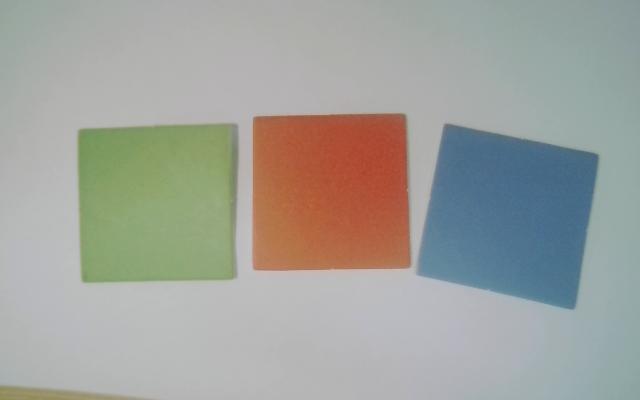
#> input picture 图像的基本操作/exp_images/Tricolor.jpg, 1280 x 800 px, given in place of the camera (shown at 1/2 size)
$ jupyter execute Untitled.ipynb
#> lines starting #> are read from the running program, lines starting #| are printed output that depends on the picture; after the words box and inside, x2 and y2 are one past the last pixel; in counts of white or black regions, pixels touching at a corner belong together
[cell 1]
import cv2 as cv
import numpy as np

cap = cv.VideoCapture(1)
while True:
    # 读取图像
    ret,frame = cap.read()
#> frame is the input picture: shape (800, 1280, 3); mean B, G, R 155.9, 161.6, 160.3
    gray = cv.cvtColor(frame,cv.COLOR_BGR2GRAY) # 灰度图
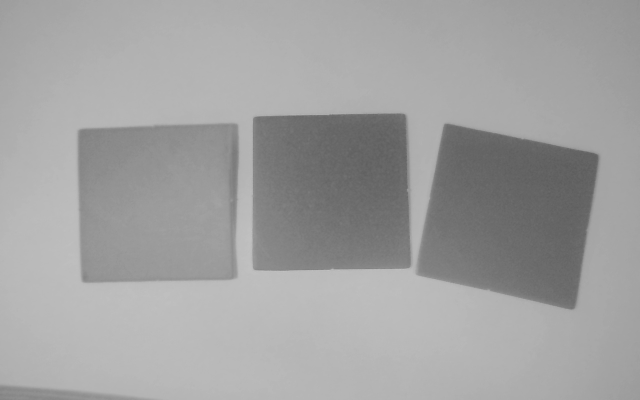
#> gray: shape (800, 1280) (shown at 1/2 size); min 90, max 200, mean 160.6
    _,thresh = cv.threshold(gray,0,255,cv.THRESH_BINARY_INV+cv.THRESH_OTSU) # 图像阈值
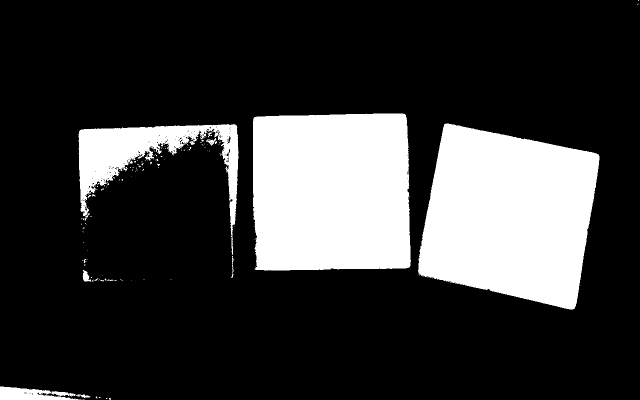
#> thresh: shape (800, 1280) (shown at 1/2 size); 21.8% white; 124 white regions (110 under 20 px), largest, box (x1, y1, x2, y2) and area: (836, 247, 1199, 619) 100721, (506, 227, 822, 541) 95862, (157, 248, 477, 510) 22573
    kernel = cv.getStructuringElement(cv.MORPH_RECT,(5,5)) # 卷积核
    opening = cv.morphologyEx(thresh,cv.MORPH_OPEN,kernel) # 图像开运算，去除噪点
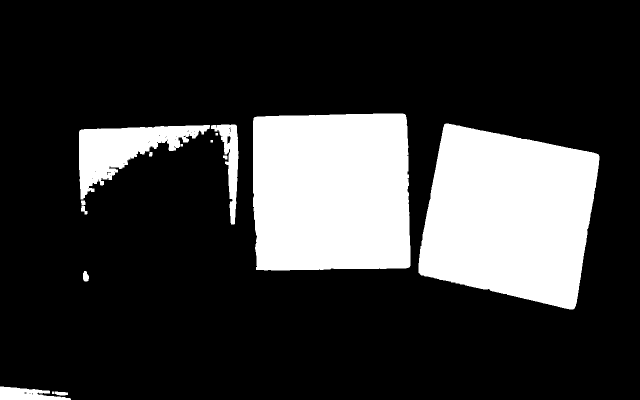
#> opening: shape (800, 1280) (shown at 1/2 size); 21.5% white; 15 white regions
    contours,hierarchy = cv.findContours(thresh,3,2) # 查找轮廓
#> contours = 259 contours, 244 with area under 20; largest, box (x1, y1, x2, y2) and area: (836, 247, 1199, 619) 100094, (506, 227, 822, 541) 95258, (157, 248, 477, 510) 21950, (0, 773, 163, 800) 2733, (165, 540, 182, 563) 193
    img = np.copy(frame)
    for cnt in contours:
        area = cv.contourArea(cnt) # 面积
        perimeter = cv.arcLength(cnt,True) # 周长
        # 面积筛选
        if area > 4000 and area < 20000:
            cv.drawContours(img,[cnt],0,(0,0,255),5) # 画出轮廓
            # 获得质心
            M = cv.moments(cnt)
            cx = int(M['m10']/M['m00'])
            cy = int(M['m01']/M['m00'])
            # 多边形逼近，获得角点判断形状
            approx = cv.approxPolyDP(cnt,0.02*perimeter,True)
            if len(approx) == 4:
                text = 'rectangle'
            elif len(approx) == 5:
                text = 'pentagon'
            elif len(approx) == 3:
                text = 'triangle'
            elif len(approx) == 8:
                text = 'circle'
            else:
                text = 'None'
            cv.putText(img,text,(cx,cy),cv.FONT_HERSHEY_SIMPLEX,1,(0,255,0),2,cv.LINE_AA)
#> this loop made 259 passes
#> (area, perimeter) on passes 6, 7, 13: (70.5, 70.87), (2733, 444), (191.5, 116.8)
    cv.imshow('image',img)
    if cv.waitKey(1) == ord('q'):
#> (key q is pressed here)
        break
cap.release()
cv.destroyAllWindows()

$ run again, on 图像的基本操作/exp_images/home.jpg
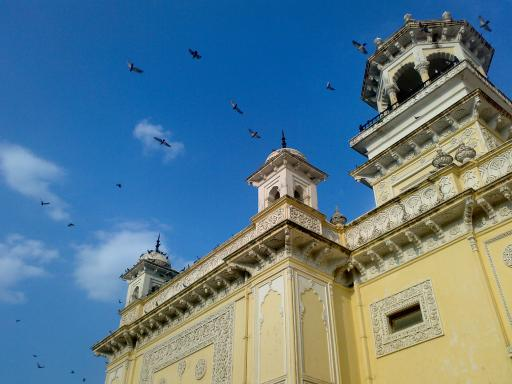
#> input picture 图像的基本操作/exp_images/home.jpg, 512 x 384 px, given in place of the camera
#> frame is the input picture: shape (384, 512, 3); mean B, G, R 141.2, 123.9, 91.6
#> `_,thresh = cv.threshold(gray,0,255,cv.THRESH_BINARY_INV+cv.THRESH_OTSU)`:
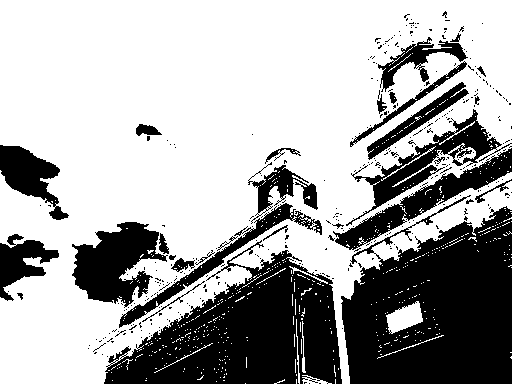
#> thresh: shape (384, 512); 66.1% white; 361 black regions (331 under 20 px), largest, box (x1, y1, x2, y2) and area: (341, 195, 512, 384) 22716, (104, 240, 342, 384) 18448, (72, 222, 168, 308) 4663
#> opening: shape (384, 512); 61.1% white; 61 black regions (49 under 20 px)
#> contours = 1362 contours, 1314 with area under 20; largest, box (x1, y1, x2, y2) and area: (0, 0, 512, 384) 144346, (71, 221, 168, 308) 4937, (345, 108, 503, 227) 3832, (118, 202, 323, 329) 2668, (366, 81, 470, 161) 1620
#> the loop `for cnt in contours:` made 1362 passes
#> (area, perimeter, cx, cy, text) on pass 786: (4937, 560.2, 115, 262, 'None')
#> after the loop `for cnt in contours:`:
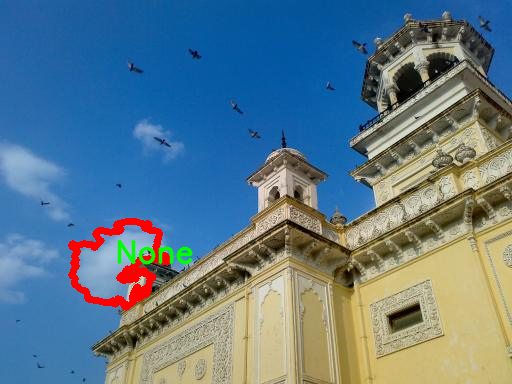
#> img: shape (384, 512, 3); 1.93% of pixels changed, all inside (x1, y1, x2, y2) = (68, 218, 193, 311)
